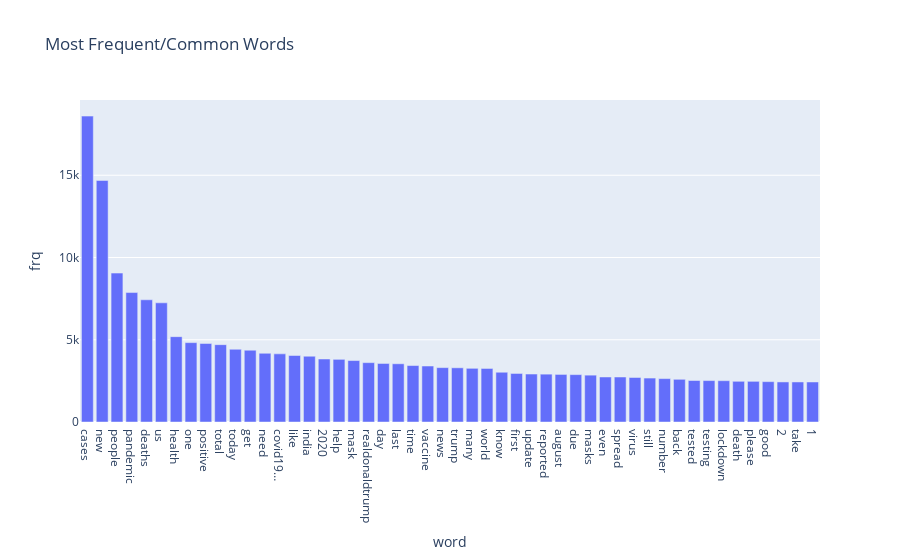

The cell this chart's notebook holds for it:
### Code cell
px.bar(words_df, x='word', y='frq', title='Most Frequent/Common Words')

### Figure 1 — Plotly figure (JSON) as saved in the notebook; plotly's stock layout.template omitted (floating-point values rounded to 4 significant figures)
{"data": [{"alignmentgroup": "True", "hovertemplate": "word=%{x}<br>frq=%{y}<extra></extra>", "legendgroup": "", "marker": {"color": "#636efa", "pattern": {"shape": ""}}, "name": "", "offsetgroup": "", "orientation": "v", "showlegend": false, "textposition": "auto", "type": "bar", "x": ["cases", "new", "people", "pandemic", "deaths", "us", "health", "one", "positive", "total", "today", "get", "need", "covid19…", "like", "india", "2020", "help", "mask", "realdonaldtrump", "day", "last", "time", "vaccine", "news", "trump", "many", "world", "know", "first", "update", "reported", "august", "due", "masks", "even", "spread", "virus", "still", "number", "back", "tested", "testing", "lockdown", "death", "please", "good", "2", "take", "1"], "xaxis": "x", "y": [18596, 14683, 9053, 7869, 7429, 7245, 5188, 4825, 4773, 4701, 4420, 4365, 4178, 4143, 4042, 3999, 3830, 3809, 3735, 3608, 3558, 3540, 3431, 3403, 3306, 3295, 3263, 3255, 3025, 2951, 2916, 2909, 2892, 2880, 2848, 2736, 2735, 2706, 2671, 2638, 2596, 2522, 2518, 2511, 2474, 2472, 2453, 2435, 2434, 2432], "yaxis": "y"}], "layout": {"barmode": "relative", "legend": {"tracegroupgap": 0}, "title": {"text": "Most Frequent/Common Words"}, "xaxis": {"anchor": "y", "domain": [0, 1], "title": {"text": "word"}}, "yaxis": {"anchor": "x", "domain": [0, 1], "title": {"text": "frq"}}}}
